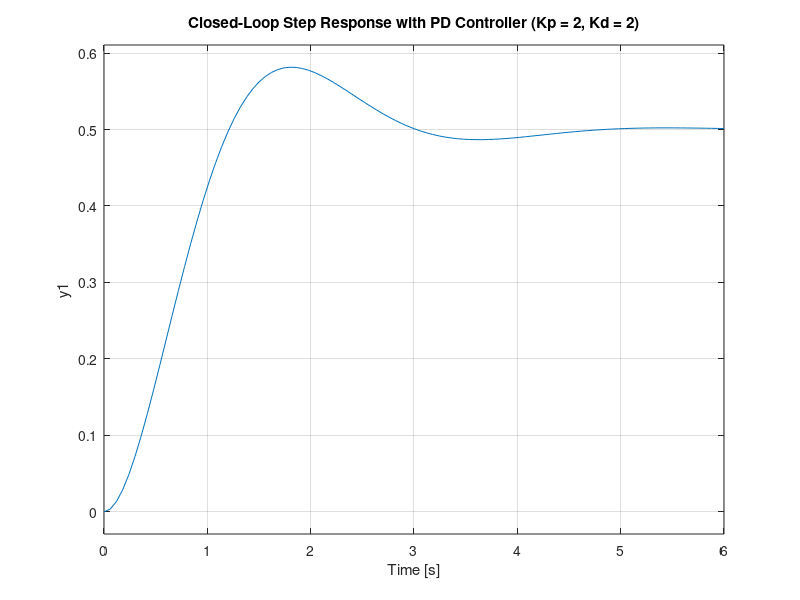

Source code (MATLAB): (Note: this script raises an error after producing the figure.)
% تعریف پارامترهای کنترلکننده PD
Kp = 2;

% مقادیر مختلف Kd
Kd_values = [2, 8];

% تعریف تابع تبدیل سیستم باز
num = 1;
den = [1 3 4 2];
G = tf(num, den);

% تحلیل برای مقادیر مختلف Kd
for Kd = Kd_values
    % تعریف تابع تبدیل کنترلکننده PD
    C = tf([Kd Kp], 1);
    
    % تشکیل تابع تبدیل حلقه باز سیستم با کنترلکننده
    G_open = series(C, G);
    
    % تشکیل تابع تبدیل حلقه بسته با فیدبک واحد
    G_closed = feedback(G_open, 1);
    
    % رسم پاسخ پله سیستم حلقه بسته
    figure;
    step(G_closed);
    title(['Closed-Loop Step Response with PD Controller (Kp = ' num2str(Kp) ', Kd = ' num2str(Kd) ')']);
    grid on;
    
    % محاسبه پارامترهای پاسخ گذرا
    step_info = stepinfo(G_closed);
    tr = step_info.RiseTime;
    PO = step_info.Overshoot;
    ts = step_info.SettlingTime;
    
    % نمایش نتایج
    fprintf('For Kd = %d:\n', Kd);
    fprintf('Rise Time (tr): %.4f seconds\n', tr);
    fprintf('Overshoot (P.O): %.2f%%\n', PO);
    fprintf('Settling Time (ts): %.4f seconds\n', ts);
    
    % محاسبه خطای حالت ماندگار (theoretical)
    ess = 1/(1 + dcgain(G_closed));
    fprintf('Steady-State Error (ess): %.4f\n', ess);
    fprintf('\n');
end
